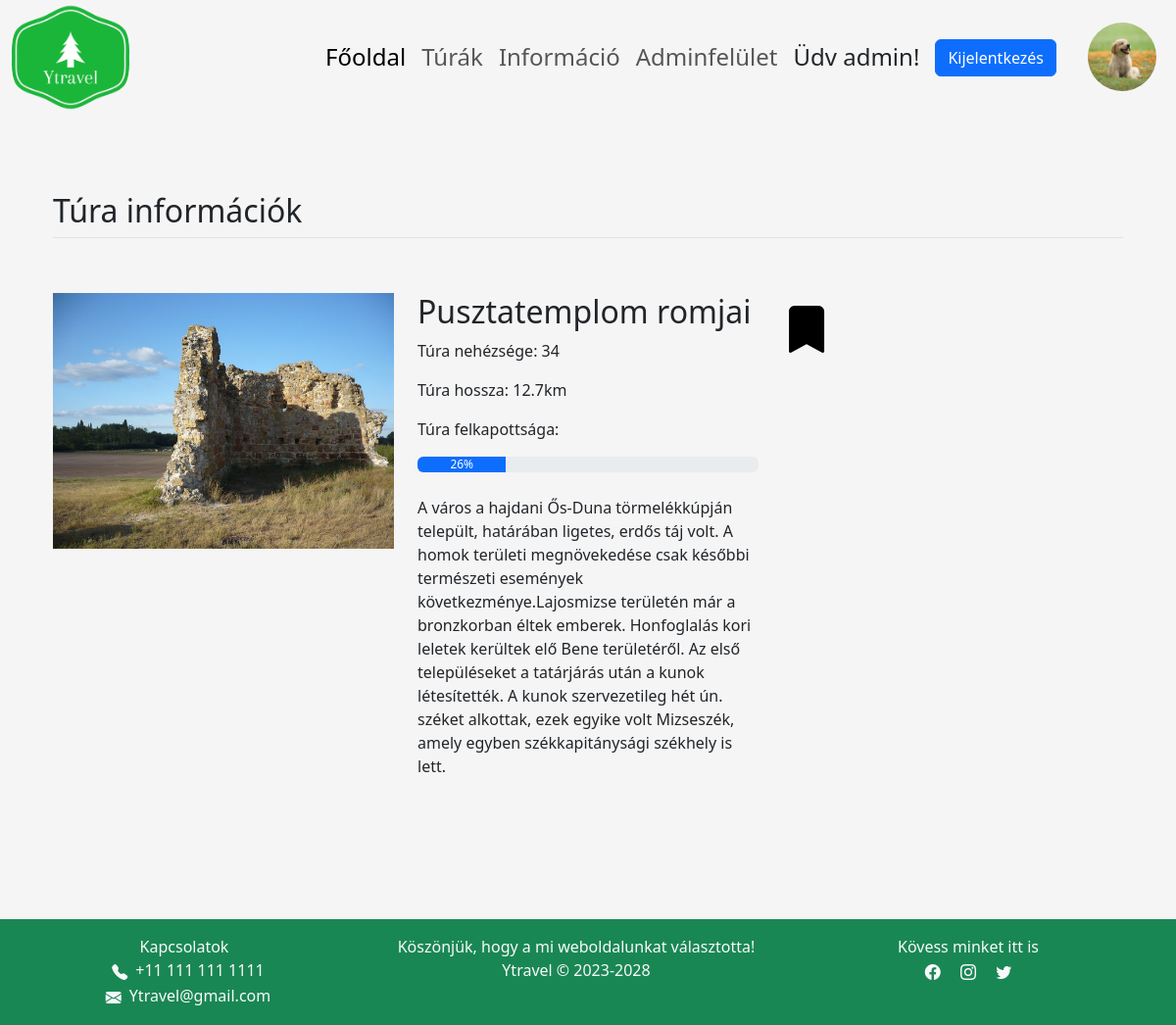
The app's page /frontend/turaLeiras.php?tura_id=19 (signed in) with its own data.
### tables this page shows
CREATE TABLE `turak` (
  `id` int(11) NOT NULL,
  `tura_nev` text NOT NULL,
  `tura_hossza` float(100,1) NOT NULL,
  `tura_nehezseg` int(100) NOT NULL,
  `tura_felkapottsag` int(100) NOT NULL,
  `megye_id` int(100) NOT NULL,
  `tura_kep_nev` varchar(111) NOT NULL
);

### frontend/turaLeiras.php (the view, shortened to what this page needs)
<!DOCTYPE html>
<html lang="en">
<?php
    include("../components/header.php");
?>
<body class="" style="background-image: url('../kepek/profilKepek/Background2.png'); background-repeat: no-repeat; background-size:cover;">
 <?php
  include("../components/navbar.php");
  ?>
<main>
  <?php
    if(isset($_GET["tura_id"])){
      $db = new mysqli("localhost", "root", "", "turazas");
      $turaKiir = $db->query("SELECT *, SUBSTRING(tura_leiras.tura_szoveg,1,800) AS turaSzoveg FROM turak INNER JOIN tura_leiras ON turak.id = tura_leiras.id WHERE turak.id = ".$_GET["tura_id"]." LIMIT 1");
        while($adat = $turaKiir->fetch_assoc()){
          $html =
             '
            <div class="container px-4 py-5" id="featured-3"">
            <h2 class="pb-2 border-bottom">Túra információk</h2>
            <div class="row g-4 py-5 row-cols-1 row-cols-lg-3">
              <div class="feature col">
                <div class="feature-icon d-inline-flex align-items-center justify-content-center text-bg-primary bg-gradient fs-2 mb-3">
                  <img src = "../kepektura/'.$adat["tura_kep_nev"].'.jpg" alt = "'.$adat["tura_nev"].'" class = "img-fluid">
                </div>
              </div>
              <div class="feature col">
                <h5 class="fs-2">'.$adat["tura_nev"].'</h5>
                <p>Túra nehézsége: '.$adat["tura_nehezseg"].'</p>
                <p>Túra hossza: '.$adat["tura_hossza"].'km</p>
                <p>Túra felkapottsága:</p>
                <div class="progress" role="progressbar" aria-label="Basic example" aria-valuenow="'.$adat["tura_felkapottsag"].'" aria-valuemin="0" aria-valuemax="100">
                    <div class="progress-bar" style = "width: '.$adat["tura_felkapottsag"].'%;">'.$adat["tura_felkapottsag"].'%</div>
                </div>
                <br>
                <p>'.$adat["turaSzoveg"].'</p>
              </div>
              ';
              if(isset($_SESSION["id"])){
                $html .= '<form action = "" method = "post">
                <div class="feature col">
                  <button type = "submit" name = "mentes" class = "bg-transparent" style = "border: 1px solid transparent;"><i class="bi bi-bookmark-fill" style = "font-size: 3rem;"></i></button>
                </div>
                </form>';
              }
              $html .='
            </div>
          </div>
            ';
            print $html;
    }
  }
  ?>
</main>
<?php
  include("../components/footer.php");
  ?>
</body>
</html>

### style.css (style rules this page uses)
* { margin: 0; padding: 0; box-sizing: border-box; }
html, body { margin: 0; padding: 0; background-repeat: no-repeat; background-size: cover; }
body { display: grid; gap: 2rem; grid-template-areas: "navbar" "content" "footer" ; grid-template-columns: auto; grid-template-rows: 116px auto 108px; min-height: 100vh; background-color: #f5f5f5; }
main { grid-area: content; }
.bi { vertical-align: -.125em; }

### records on screen
turak: tura_kep_nev (picture), tura_nev "Pusztatemplom romjai", tura_nehezseg "34", tura_hossza "12.7", tura_felkapottsag "26", turaSzoveg "A város a hajdani Ős-Duna törmelékkúpján települt, határában ligetes, erdős táj volt. A homok területi megnövekedése csak későbbi természeti események következménye.Lajosmizse területén már a bronzkorban éltek emberek. Honfoglalás kori leletek kerültek elő Bene területéről. Az első településeket a tatárjárás után a kunok létesítették. A kunok szervezetileg hét ún. széket alkottak, ezek egyike volt Mizseszék, amely egyben székkapitánysági székhely is lett."

### other values on screen
$_SESSION["nev"] "admin"
